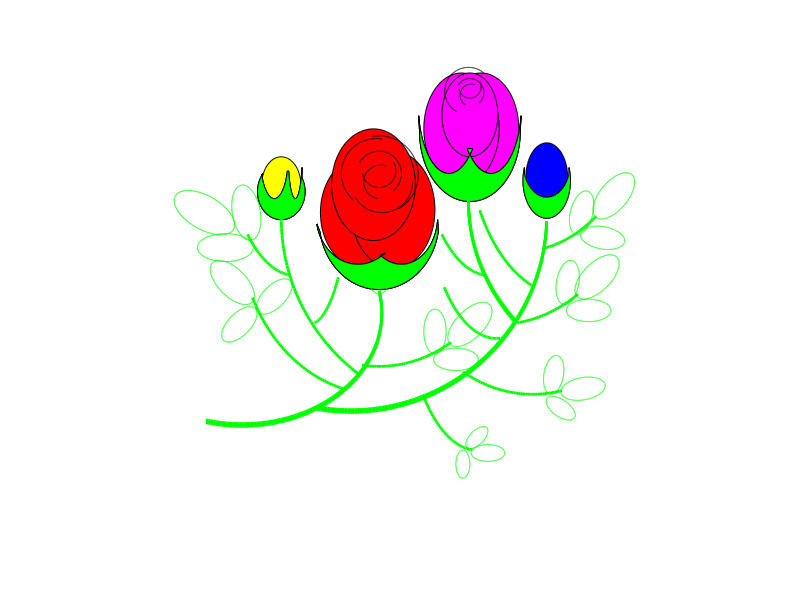

This chart was generated by the following MATLAB code:
function plot_rose
draw_main(450,90);
function draw_main(x,y)
arcdata{1}=[65 -60 150 350 8
    66 -54 300 470 8
    65 -56 30 230 10
    64 -57 300 490 17];
ellipsedata{1}=[73 -30 250 450 27 40
    59 -30 100 290 27 40
    65  -40 140 270 20 30];
arcdata{2}=[0 0 150 350 12
    1 8 280 470 12
    0 2 30 230 16
    0 3 80 240 28
    2 8 180 330 22
    -2 2 310 460 25];
ellipsedata{2}=[-12 30 120 300 30 40
    10 28 250 423 30 42
    -4  10 290 393 30 40];
ellipsedata{3}=[120 5 0 360 15 25];
ellipsedata{4}=[-70 10 0 360 14 20];
rose_e{2}=[x+16 y+32 235 355 26 35
    x-15 y+32 190 310 30 35
    x+0 y+35 190 350 43 50];
rose_e{1}=[x+80 y-48 220 350 22 50
    x+50 y-48 190 320 22 50
    x+65 y-28 180 360 36 50];
rose_e{3}=[x+120 y-6 200 340 17 25
    x+120 y+7 160 380 17 27];
rose_e{4}=[x-70 y+15 140 390 17 20
    x-75 y-10 205 340 10 30
    x-60 y-10 195 340 5 30];

arcdata{3}=[0 82 190 350 6];
ss={'m','r','b','y'};
s0={'k','k','g'};
figure('menubar','none','numbertitle','off','name','rose');
hold on
for j=1:length(ellipsedata)
    for i=1:size(ellipsedata{j},1)
        rectangle('Position',[x+ellipsedata{j}(i,1)-ellipsedata{j}(i,5),y+ellipsedata{j}(i,2)-ellipsedata{j}(i,6),2*ellipsedata{j}(i,5),2*ellipsedata{j}(i,6)],'Curvature',[1,1],...
            'FaceColor',ss{j})
    end
    if j<4
        for i=1:size(arcdata{j},1)
            draw_arc(x+arcdata{j}(i,1),y+arcdata{j}(i,2),arcdata{j}(i,3),arcdata{j}(i,4),arcdata{j}(i,5),s0{j});
        end
    end
    for i=1:size(rose_e{j},1)
        plot_rose_e(rose_e{j},j);
    end
end
for j=1:3
    zhuzhi=[x-98,y+100+j,255,371,100,80
        x-20,y+30+j,260,358,140,140
        x+224,y+20+j,180,218,160,140];
    draw_branch(zhuzhi);
end
ce_branch=[x+70,y+34,180,233,140,140; 
  x,y+40,205,255,100,120; 
  x+135,y-30,209,249,72,120; 
  x,y+20,263,301,100,120; 
  x+85,y-10,278,305,100,120; 
  x+100,y-62,282,308,90,120; 
  x-50,y-10,277,314,30,120; 
  x+70,y+80,222,266,52,120; 
  x-60,y-45,229,266,52,120; 
  x+79,y-45,229,266,52,120; 
  x+84,y,224,273,52,120; 
  x+110,y+40,240,282,100,120];
draw_branch(ce_branch);
 t_leaf=[x+168,y+282,10,20,-40; 
  x+160,y+252,8,16,260; 
  x+145,y+270,8,16,-15; 
  x+156,y+224,10,20,-45; 
  x+150,y+200,8,16,270; 
  x+135,y+220,8,16,-10; 
  x+146,y+144,8,16,-80; 
  x+130,y+130,6,12,235; 
  x+125,y+154,7,14,-10; 
  x+78,y+98,6,12,-90; 
  x+60,y+90,5,10,180; 
  x+70,y+109,5,10,-45;
  x-125,y+270,12,24,60; 
  x-95,y+270,10,20,10; 
  x-110,y+245,10,20,90; 
  x-105,y+220,10,20,45; 
  x-100,y+190,8,16,135; 
  x-75,y+210,8,16,-45; 
  x+65,y+190,10,20,-45; 
  x+40,y+185,8,16,0; 
  x+55,y+165,8,16,90];
for j=1:size(t_leaf,1)
    draw_elli(t_leaf(j,1),t_leaf(j,2),t_leaf(j,3),t_leaf(j,4),t_leaf(j,5));
end
axis ij
axis off
set(gcf,'color','k');
daspect([1,1,1])
function draw_elli(x0,y0,a,b,theta)
theta=-theta;
t = 0:0.01:2*pi;
x =  a*cos(t);
y =  b*sin(t);
xy = zeros(2,length(t));
for i = 1:length(t)
    xy(:,i) = expm([0,-pi/180*theta;pi/180*theta,0])*[x(i);y(i)];
end
plot(x0 +xy(1,:),480-y0 + xy(2,:),'g');
function draw_arc(x0,y0,st_a,en_a,r,c_c)
t = (pi/180*st_a:0.01:pi/180*en_a)-pi;
x = x0 + r*cos(t);
y = y0 + r*sin(t);
plot(x,y,c_c);
function plot_rose_e(matr,ch)
x=[];y=[];n=size(matr,1);
for i=1:size(matr,1)
    t=(matr(i,3):matr(i,4))*pi/180-pi;
    x1=matr(i,1)+matr(i,5)*cos(t);
    y1=matr(i,2)+matr(i,6)*sin(t);
    if i<3
        x1=2*matr(i,1)-x1;
    end
    x1=fliplr(x1);
    y1=fliplr(y1);
    if n<3 && i<2
        x1=fliplr(x1);
        y1=fliplr(y1);
    end
    if ch==4 && i==2
        x1=fliplr(x1);
        y1=fliplr(y1);
    end
    
    x=[x,x1];
    y=[y,y1];
end
fill(x,y,'g');
function draw_branch(zhuzhi)
for k=1:size(zhuzhi,1)
    t=(zhuzhi(k,3):zhuzhi(k,4))*pi/180-pi;
    x1=zhuzhi(k,1)+zhuzhi(k,5)*cos(t);
    y1=zhuzhi(k,2)+zhuzhi(k,6)*sin(t);
    x1=2*zhuzhi(k,1)-x1;
    plot(x1,y1,'g','linewidth',2);
end


